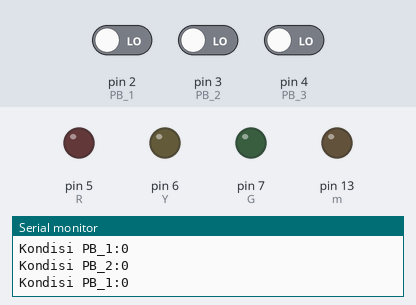
This sketch was run on a simulated Arduino Uno, built with avr-gcc and run on an emulated ATmega328P. Shown: output pins drawn as LEDs (lit = HIGH), the last lines printed to the serial monitor. Dashed ring = blinking. Inputs (shaded band) come from the test bench; at power-on: pin 2 (PB_1) LOW, pin 3 (PB_2) LOW, pin 4 (PB_3) LOW.

Above: at 1.2 s.
1.3 s: pin 2 (PB_1) driven HIGH
At 1.46 s:
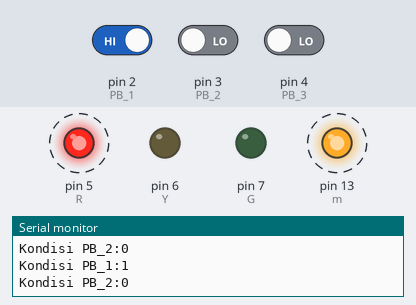
4.3 s: pin 3 (PB_2) driven HIGH
At 5.07 s:
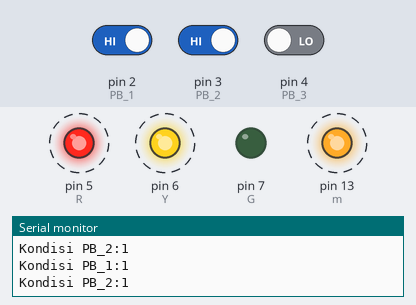
7.3 s: pin 4 (PB_3) driven HIGH
At 8.67 s:
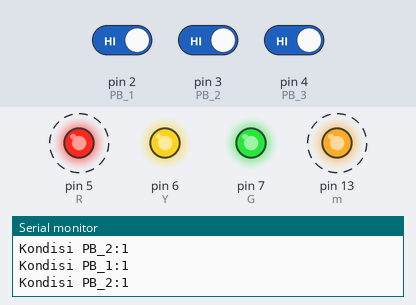
10.3 s: pin 2 (PB_1) driven LOW
At 10.87 s:
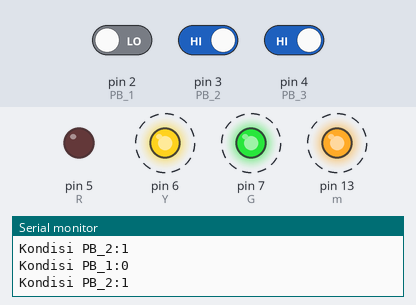
13.3 s: pin 3 (PB_2) driven LOW
At 16.2 s:
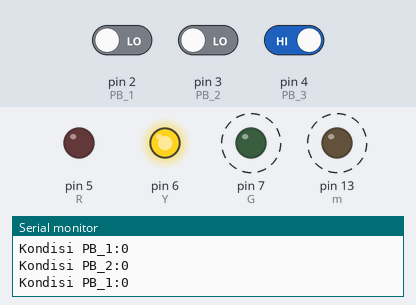
16.3 s: pin 4 (PB_3) driven LOW
At 16.9 s:
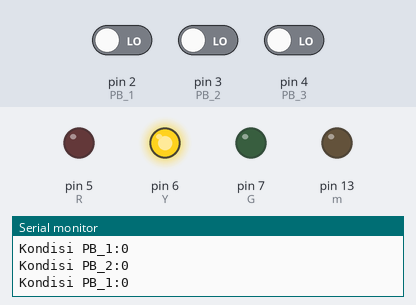
Timing chart, 0 to 18.8 s (numbered marks = the images above; inputs shaded):
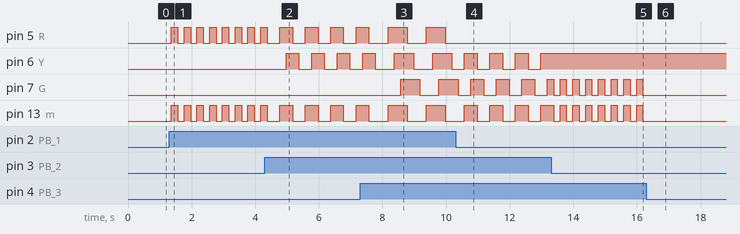

Measured:
- after the input at 1.3 s, pin 5 (R), pin 13 (m): alternates HIGH for 0.20 s and LOW for 0.20 s, starting after 0.06 s
- after the input at 4.3 s, pin 5 (R), pin 13 (m): alternates HIGH for 0.40 s and LOW for 0.40 s, starting after 0.47 s; pin 6 (Y): alternates HIGH for 0.40 s and LOW for 0.40 s, starting after 0.67 s
- after the input at 7.3 s, pin 5 (R), pin 13 (m): alternates HIGH for 0.60 s and LOW for 0.60 s, starting after 0.88 s; pin 7 (G): LOW → HIGH after 1.3 s, → LOW 0.60 s later, → HIGH 0.60 s later
- after the input at 10.3 s, pin 5 (R): stops changing and stays LOW; pin 6 (Y): alternates HIGH for 0.40 s and LOW for 0.40 s, starting after 0.28 s; pin 7 (G): alternates HIGH for 0.40 s and LOW for 0.40 s, starting after 0.48 s; pin 13 (m): alternates HIGH for 0.40 s and LOW for 0.40 s, starting after 0.68 s
- after the input at 13.3 s, pin 6 (Y): stops changing and stays HIGH; pin 7 (G): alternates HIGH for 0.20 s and LOW for 0.20 s, starting after 0.08 s; pin 13 (m): alternates HIGH for 0.20 s and LOW for 0.20 s, starting after 0.28 s
- after the input at 16.3 s, pin 7 (G), pin 13 (m): stops changing and stays LOW

The sketch:

1.4.PB_AND_1LED.ino
```cpp
int PB_1 = 2;
int PB_2 = 3;
int PB_3 = 4;
int R = 5;
int Y = 6;
int G = 7;
int m = 13;
void setup() {
  Serial.begin(9600);
  pinMode(PB_1,INPUT);
  pinMode(PB_2,INPUT);
  pinMode(PB_3,INPUT);
  pinMode(R,OUTPUT);
  pinMode(Y,OUTPUT);
  pinMode(G,OUTPUT);
  pinMode(m,OUTPUT);

}

void loop() {
  int bacaPB_1=digitalRead(PB_1);
  int bacaPB_2=digitalRead(PB_2);
  int bacaPB_3=digitalRead(PB_3);
  int bacam=digitalRead(m);
  Serial.println("Kondisi PB_1:" +String(bacaPB_1));
  Serial.println("Kondisi PB_2:" +String(bacaPB_2));

  if (bacaPB_1== 1 && bacam== 0){
    digitalWrite(R,HIGH);
    digitalWrite(m,HIGH);
    delay(200);
  }
  else if (bacaPB_1== 1 && bacam==1) {
    digitalWrite(R,LOW);
    digitalWrite(m,LOW);
    delay(200);
  }
  if (bacaPB_2== 1 && bacam== 0){
    digitalWrite(Y,HIGH);
    digitalWrite(m,HIGH);
    delay(200);
  }
  else if (bacaPB_2== 1 && bacam==1) {
    digitalWrite(Y,LOW);
    digitalWrite(m,LOW);
    delay(200);
  }
  if (bacaPB_3== 1 && bacam== 0){
    digitalWrite(G,HIGH);
    digitalWrite(m,HIGH);
    delay(200);
  }
  else if (bacaPB_3== 1 && bacam==1) {
    digitalWrite(G,LOW);
    digitalWrite(m,LOW);
    delay(200);
  }

}
```
